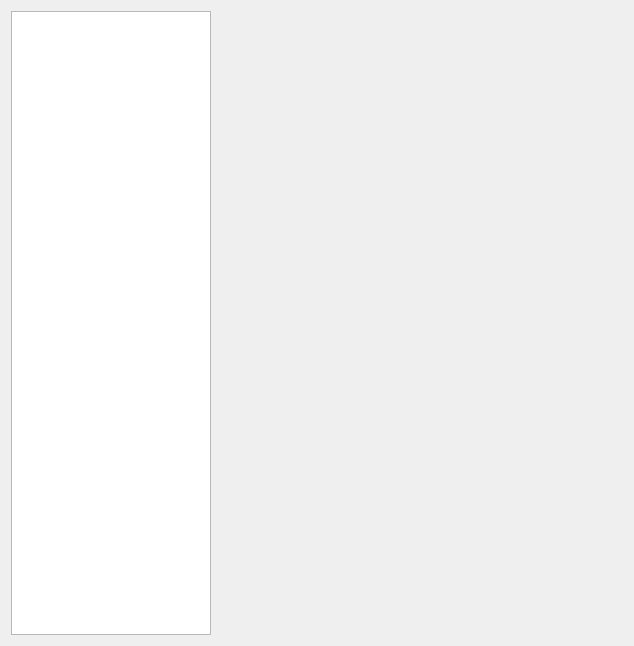
<?xml version="1.0" encoding="UTF-8"?>
<ui version="4.0">
 <class>Dialog</class>
 <widget class="QDialog" name="Dialog">
  <property name="geometry">
   <rect>
    <x>0</x>
    <y>0</y>
    <width>634</width>
    <height>646</height>
   </rect>
  </property>
  <property name="windowTitle">
   <string>Dialog</string>
  </property>
  <layout class="QGridLayout" name="gridLayout">
   <item row="0" column="0">
    <widget class="QListView" name="selector">
     <property name="minimumSize">
      <size>
       <width>120</width>
       <height>0</height>
      </size>
     </property>
     <property name="maximumSize">
      <size>
       <width>200</width>
       <height>16777215</height>
      </size>
     </property>
    </widget>
   </item>
   <item row="0" column="1">
    <widget class="QStackedWidget" name="views">
     <property name="currentIndex">
      <number>0</number>
     </property>
     <widget class="QWidget" name="address"/>
     <widget class="QWidget" name="brand"/>
     <widget class="QWidget" name="vendor"/>
     <widget class="QWidget" name="manufacturer"/>
     <widget class="QWidget" name="department"/>
     <widget class="QWidget" name="product"/>
    </widget>
   </item>
  </layout>
 </widget>
 <resources/>
 <connections/>
</ui>
